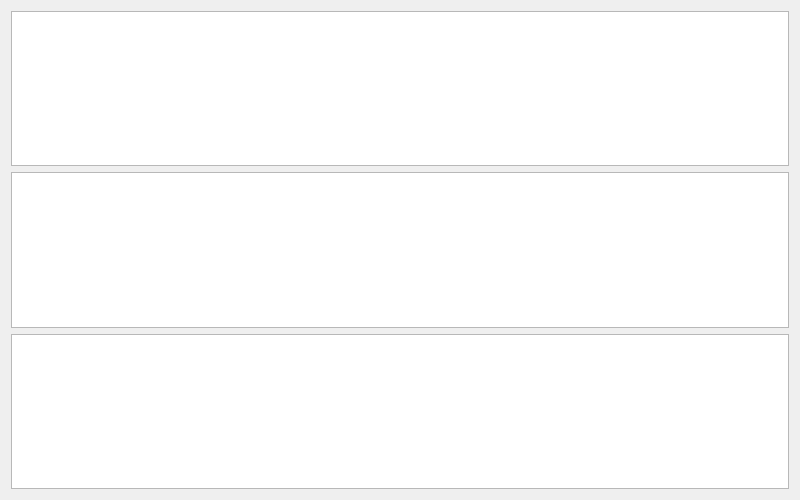
<?xml version="1.0" encoding="UTF-8"?>
<ui version="4.0">
 <class>MainWindow</class>
 <widget class="QMainWindow" name="MainWindow">
  <property name="geometry">
   <rect>
    <x>0</x>
    <y>0</y>
    <width>800</width>
    <height>500</height>
   </rect>
  </property>
  <property name="minimumSize">
   <size>
    <width>0</width>
    <height>0</height>
   </size>
  </property>
  <property name="maximumSize">
   <size>
    <width>10000</width>
    <height>10000</height>
   </size>
  </property>
  <property name="windowTitle">
   <string>Meow</string>
  </property>
  <property name="dockNestingEnabled">
   <bool>true</bool>
  </property>
  <widget class="QWidget" name="centralWidget">
   <property name="sizePolicy">
    <sizepolicy hsizetype="Expanding" vsizetype="Expanding">
     <horstretch>0</horstretch>
     <verstretch>0</verstretch>
    </sizepolicy>
   </property>
   <property name="minimumSize">
    <size>
     <width>200</width>
     <height>200</height>
    </size>
   </property>
   <property name="maximumSize">
    <size>
     <width>10000</width>
     <height>10000</height>
    </size>
   </property>
   <layout class="QGridLayout" name="gridLayout">
    <item row="1" column="0">
     <layout class="QGridLayout" name="revLayout">
      <property name="sizeConstraint">
       <enum>QLayout::SetNoConstraint</enum>
      </property>
      <item row="2" column="0">
       <widget class="QTableView" name="commitsView"/>
      </item>
      <item row="1" column="0">
       <widget class="QTextBrowser" name="descView"/>
      </item>
      <item row="0" column="0">
       <widget class="QTableView" name="diffView"/>
      </item>
     </layout>
    </item>
   </layout>
  </widget>
 </widget>
 <layoutdefault spacing="6" margin="11"/>
 <resources/>
 <connections/>
</ui>
